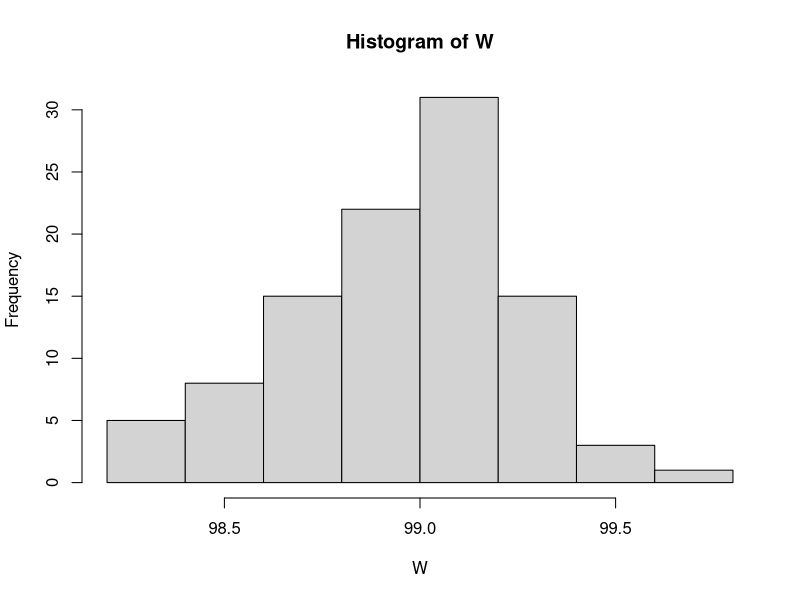

Source code (R):
#Code Describing ideas of Point Estimator and Confidence Interval
u=0
W=integer(length=100)
for(l in 1:100)
{
  k<-0
  for(i in 1:1000)  
  {  
    n<-100                              #Sample Size
    x<-rnorm(n, mean = 0, sd = 1)       #Sample from Gaussian Distribution.
    mn<-mean(x)                         #Value of Test Statistic for mean Estimation
    #print(mn)
    confidence<-0.99                    #confidence interval
    a<-qnorm((confidence+1)/2,0,1)      #The corresponding value at the particular level of confidence.      
    if(mn>-1*(a/sqrt(n)) && mn<a/sqrt(n))#If the value of the test statistic lie within the range determined by confidence interval.    
    {
      k<-k+1
    }
  }
  u=u+k
  #print(k)
  W[l]=(k*100/1000)
}
print(u/1000)   #The probability that test statistic lie within the 99% confidence interval, is simply 99%.
hist(W,breaks=10)  #The central limit theoram.
